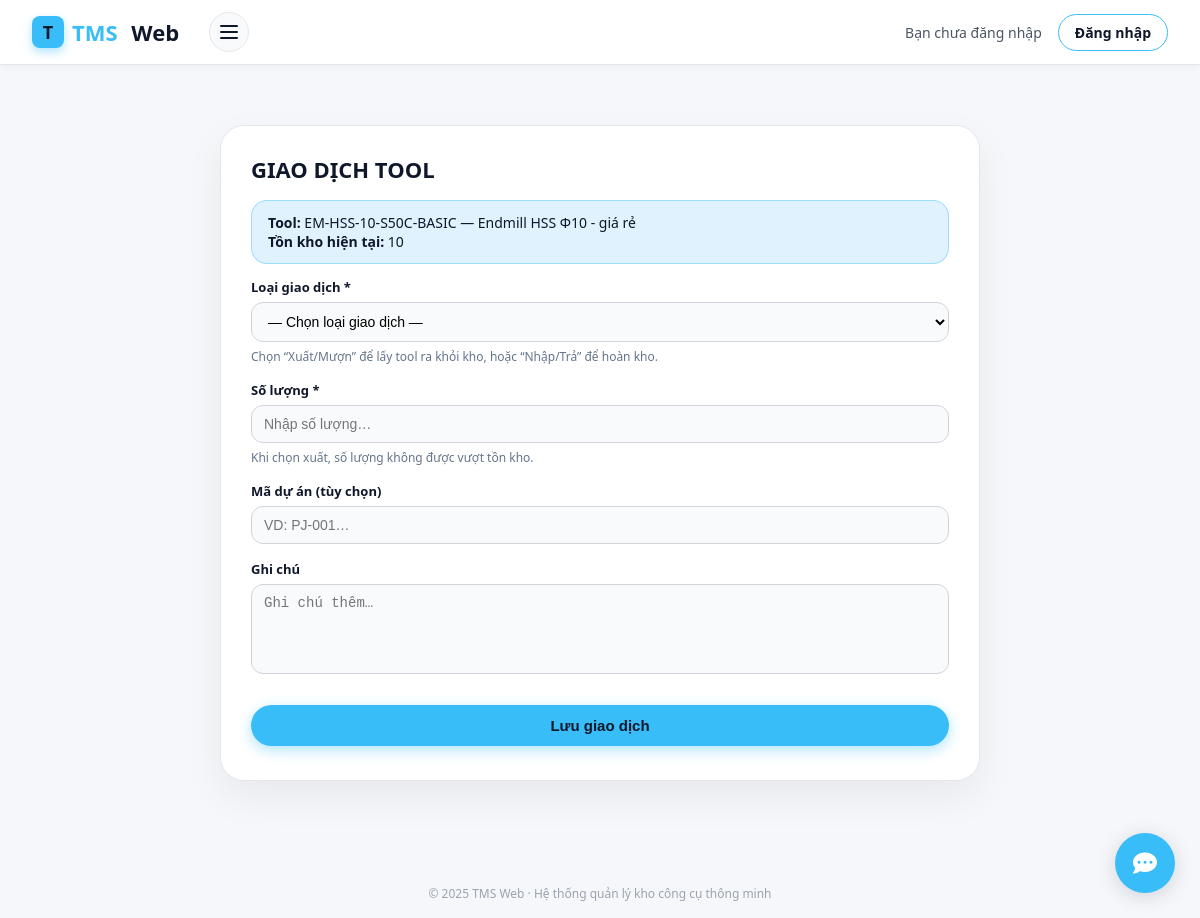
The app's page /tool-muontra/transaction/14/ with its own data.
### tool/models.py (models this page shows, shortened)
class Tool(models.Model):
    LOAI_GIA_CONG_CHOICES = [
        ("DRILL", "Khoan"),
        ("MILL", "Phay"),
        ("TAP", "Taro"),
        ("REAM", "Doa"),
        ("TURN", "Tiện"),
    ]
    NHOM_VL_CHOICES = [
        ("P", "Thép (ISO P)"),
        ("M", "Thép không gỉ (ISO M)"),
        ("K", "Gang (ISO K)"),
        ("N", "Nhôm/kim loại màu (ISO N)"),
        ("S", "Hợp kim chịu nhiệt (ISO S)"),
        ("H", "Thép đã tôi (ISO H)"),
    ]
    ten_tool = models.CharField(
        max_length=200,
        verbose_name="Tên tool"
    )
    ma_tool = models.CharField(
        max_length=50,
        unique=True,
        verbose_name="Mã tool"
    )
    nhom_tool = models.CharField(
        max_length=100,
        verbose_name="Nhóm tool",
        help_text="VD: Mũi khoan, Dao phay, Mũi taro…"
    )
    dong_tool = models.CharField(
        max_length=100,
        blank=True,
        verbose_name="Dòng tool",
        help_text="VD: Drill, Endmill, Tap…"
    )
    nha_san_xuat = models.CharField(
        max_length=100,
        blank=True,
        verbose_name="Nhà sản xuất"
    )
    ma_nha_sx = models.CharField(
        max_length=100,
        blank=True,
        verbose_name="Mã nhà sản xuất"
    )
    tieu_chuan = models.CharField(
        max_length=100,
        blank=True,
        verbose_name="Tiêu chuẩn"
    )
    model = models.CharField(
        max_length=100,
        blank=True,
        verbose_name="Model"
    )
    vat_lieu_phu_hop = models.CharField(
        max_length=200,
        blank=True,
        verbose_name="Vật liệu gia công phù hợp",
        help_text="VD: C45, S50C, SUS304…"
    )
    ghi_chu = models.TextField(
        blank=True,
        verbose_name="Ghi chú thêm"
    )
    duong_kinh = models.DecimalField(
        max_digits=6,
        decimal_places=2,
        null=True,
        blank=True,
        verbose_name="Đường kính làm việc (mm)"
    )
    chieu_dai_lam_viec = models.DecimalField(
        max_digits=6,
        decimal_places=2,
        null=True,
        blank=True,
        verbose_name="Chiều dài làm việc (mm)"
    )
    don_vi_tinh = models.CharField(
        max_length=50,
        blank=True,
        verbose_name="Đơn vị tính",
        help_text="VD: cái, hộp, bộ…"
    )
    tuoi_tho_chuan = models.CharField(
        max_length=100,
        blank=True,
        verbose_name="Tuổi thọ chuẩn",
        help_text="VD: 1500 lỗ / 1 tool"
    )
    loai_gia_cong = models.CharField(
        max_length=50,
        choices=LOAI_GIA_CONG_CHOICES,
        verbose_name="Loại gia công chính",
        null=True,
        blank=True,
        help_text="Khoan / Phay / Taro / Doa / Tiện…"
    )
    duong_kinh_min = models.DecimalField(
        max_digits=6,
        decimal_places=2,
        null=True,
        blank=True,
        verbose_name="ĐK min cho phép (mm)"
    )
    duong_kinh_max = models.DecimalField(
        max_digits=6,
        decimal_places=2,
        null=True,
        blank=True,
        verbose_name="ĐK max cho phép (mm)"
    )
    ty_le_sau_lo_max = models.DecimalField(
        max_digits=4,
        decimal_places=1,
        null=True,
        blank=True,
        verbose_name="Tỷ lệ sâu lỗ max (L/D)"
    )
    nhom_vat_lieu_iso = models.CharField(
        max_length=2,
        choices=NHOM_VL_CHOICES,
        blank=True,
        verbose_name="Nhóm vật liệu ISO"
    )
    do_cung_min = models.PositiveIntegerField(
        null=True,
        blank=True,
        verbose_name="Độ cứng vật liệu min (HRC)"
    )
    do_cung_max = models.PositiveIntegerField(
        null=True,
        blank=True,
        verbose_name="Độ cứng vật liệu max (HRC)"
    )
    may_phu_hop = models.CharField(
        max_length=200,
        blank=True,
        verbose_name="Dòng máy phù hợp",
        help_text="VD: VMC 10.000 rpm, CNC tiện, Máy khoan bàn…"
    )
    can_coolant = models.BooleanField(
        default=False,
        verbose_name="Yêu cầu tưới nguội"
    )
    ton_kho = models.PositiveIntegerField(
        default=0,
        verbose_name="Tồn kho hiện tại"
    )
    muc_canh_bao = models.PositiveIntegerField(
        null=True,
        blank=True,
        verbose_name="Mức cảnh báo tối thiểu"
    )
    tu = models.CharField(
    max_length=1,
    blank=True,
    verbose_name="Tủ (A/B/...)"
    )
    ngan = models.PositiveSmallIntegerField(
    null=True,
    blank=True,
    verbose_name="Ngăn (số)"
    )
    may_uu_tien = models.CharField(
        max_length=100,
        blank=True,
        verbose_name="Máy / Line ưu tiên"
    )
    ngay_nhap_kho = models.DateField(
        null=True,
        blank=True,
        verbose_name="Ngày nhập kho"
    )
    gia_tri_mua = models.DecimalField(
        max_digits=15,
        decimal_places=0,
        null=True,
        blank=True,
        verbose_name="Giá trị mua (VND/đv)"
    )
    wear_max = models.PositiveIntegerField(
        null=True,
        blank=True,
        verbose_name="Độ mòn tối đa (%)"
    )
    nguong_thay = models.PositiveIntegerField(
        null=True,
        blank=True,
        verbose_name="Ngưỡng cảnh báo thay (%)"
    )
    hrc_tham_chieu = models.PositiveIntegerField(
        null=True,
        blank=True,
        verbose_name="Độ cứng vật liệu tham chiếu (HRC)"
    )
    che_do_cat_khuyen_nghi = models.TextField(
        blank=True,
        verbose_name="Chế độ cắt khuyến nghị"
    )
    ket_luan_fuzzy = models.TextField(
        blank=True,
        verbose_name="Kết luận fuzzy / khuyến nghị"
    )
    diem_gia = models.PositiveSmallIntegerField(
        null=True,
        blank=True,
        verbose_name="Điểm giá (1=rẻ, 5=rất đắt)"
    )
    diem_do_ben = models.PositiveSmallIntegerField(
        null=True,
        blank=True,
        verbose_name="Điểm độ bền (1=thấp, 5=rất bền)"
    )
    diem_on_dinh = models.PositiveSmallIntegerField(
        null=True,
        blank=True,
        verbose_name="Độ ổn định quá trình (1=kém, 5=rất ổn định)"
    )
    diem_chat_luong_be_mat = models.PositiveSmallIntegerField(
        null=True,
        blank=True,
        verbose_name="Chất lượng bề mặt (1=thô, 5=rất đẹp)"
    )
    diem_san_co = models.PositiveSmallIntegerField(
        null=True,
        blank=True,
        verbose_name="Độ sẵn có (1=khó mua, 5=luôn sẵn)"
    )
    diem_uu_tien_dung_truoc = models.PositiveSmallIntegerField(
        null=True,
        blank=True,
        verbose_name="Mức ưu tiên dùng trước (1=ít, 5=ưu tiên cao)"
    )
    created_at = models.DateTimeField(
        auto_now_add=True,
        verbose_name="Thời gian tạo"
    )
    updated_at = models.DateTimeField(
        auto_now=True,
        verbose_name="Thời gian cập nhật"
    )
    class Meta:
        verbose_name = "Tool tiêu hao"
        verbose_name_plural = "Tool tiêu hao"
        ordering = ["ten_tool", "ma_tool"]
        indexes = [
            models.Index(fields=["ma_tool"]),
            models.Index(fields=["nhom_tool", "dong_tool"]),
            models.Index(fields=["loai_gia_cong", "nhom_vat_lieu_iso"]),
        ]

### tool_muontra/views.py (the view, shortened to what this page needs)
# urls.py: path("transaction/<int:tool_id>/", views.tool_transaction_create, name="tool_transaction_create"),
def tool_transaction_create(request, tool_id):
    tool = get_object_or_404(Tool, pk=tool_id)
    context = {
        "tool": tool,
        "loai_choices": ToolTransaction.LOAI_CHOICES,
    }
    return render(request, "tool_transaction_form.html", context)

### templates/tool_transaction_form.html (shortened to what this page needs)
{% extends "base.html" %}
{% block content %}
<div class="page">
  <div class="card">
    <div class="title">Giao dịch tool</div>
    <div class="info-box">
      <strong>Tool:</strong> {{ tool.ma_tool }} — {{ tool.ten_tool }}<br>
      <strong>Tồn kho hiện tại:</strong> <span id="tonKhoText">{{ tool.ton_kho }}</span>
    </div>
    <form method="post" id="toolTxForm">
      <div class="row">
        <label class="label">Loại giao dịch *</label>
        <select name="loai" class="select" id="loaiSelect" required>
          <option value="">— Chọn loại giao dịch —</option>
        </select>
        <div class="hint" id="loaiHint">Chọn “Xuất/Mượn” để lấy tool ra khỏi kho, hoặc “Nhập/Trả” để hoàn kho.</div>
      </div>
      <div class="row">
        <label class="label">Số lượng *</label>
        <input
          type="number"
          min="1"
          name="so_luong"
          class="input"
          id="qtyInput"
          required
          placeholder="Nhập số lượng…"
        >
        <div class="hint" id="qtyHint">Khi chọn xuất, số lượng không được vượt tồn kho.</div>
      </div>
      <div class="row">
        <label class="label">Mã dự án (tùy chọn)</label>
        <input type="text" name="ma_du_an" class="input" placeholder="VD: PJ-001…">
      </div>
      <div class="row">
        <label class="label">Ghi chú</label>
        <textarea name="ghi_chu" class="textarea" placeholder="Ghi chú thêm…"></textarea>
      </div>
      <button type="submit" class="submit" id="submitBtn">
        Lưu giao dịch
      </button>
    </form>
  </div>
</div>
{% endblock %}

### templates/base.html (style rules this page uses)
:root { --blue-tech: #38bdf8; --blue-strong: #0f172a; --blue-soft: #e0f2fe; }
* { box-sizing: border-box; }
body { margin: 0; font-family: "Segoe UI", sans-serif; background: #ffffff; color: #0f172a; }

### templates/tool_transaction_form.html (style rules this page uses)
.page { max-width: 760px; margin: 0 auto; padding: 20px 0 40px; }
.card { background: #ffffff; border-radius: 24px; padding: 28px 30px 34px; box-shadow: 0 16px 40px rgba(15,23,42,0.06); border: 1px solid #e5e7eb; }
.title { font-size: 22px; font-weight: 700; color: var(--blue-strong); text-transform: uppercase; margin-bottom: 16px; }
.info-box { background: var(--blue-soft); border-radius: 16px; padding: 12px 16px; margin-bottom: 14px; border: 1px solid rgba(56,189,248,0.4); color: var(--blue-strong); font-size: 14px; }
.row { margin-bottom: 16px; }
.label { font-size: 13px; font-weight: 600; color: var(--blue-strong); margin-bottom: 6px; display: block; }
.hint { font-size: 12px; color: #64748b; margin-top: 6px; }
.input, .select, .textarea { width: 100%; padding: 10px 12px; border-radius: 12px; border: 1px solid #d1d5db; background: #f9fafb; font-size: 14px; outline: none; transition: 0.2s; }
.textarea { height: 90px; resize: none; }
.submit { width: 100%; padding: 12px; border-radius: 999px; border: none; cursor: pointer; background: var(--blue-tech); color: #0f172a; font-size: 15px; font-weight: 700; transition: 0.2s; box-shadow: 0 4px 14px rgba(56,189,248,0.4); margin-top: 10px; }

### templates/chatbot.html (style rules this page uses)
:root { --primary-color: #4361ee; --blue-tech: #38bdf8; --blue-strong: #0f172a; --primary-dark: #3a56d4; --bg-color: #f5f7fa; --text-color: #2b2d42; --white: #ffffff; --light-gray: #e9ecef; --shadow: 0 4px 20px rgba(0, 0, 0, 0.15); --border-radius: 16px; }
body { font-family: 'Segoe UI', system-ui, -apple-system, sans-serif; background: var(--bg-color); margin: 0; }

### records on screen
Tool: ma_tool "EM-HSS-10-S50C-BASIC", ten_tool "Endmill HSS Φ10 - giá rẻ", ton_kho "10"
